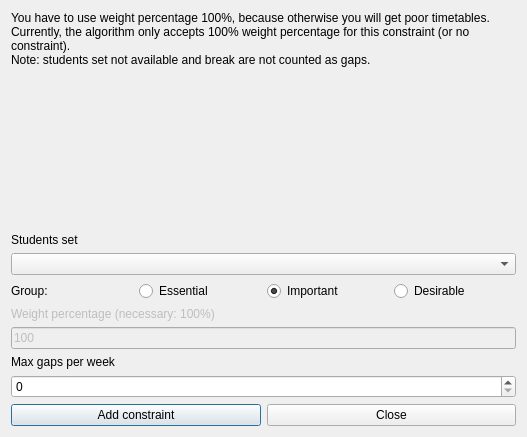
<?xml version="1.0" encoding="UTF-8"?>
<ui version="4.0">
 <class>AddConstraintStudentsSetMaxGapsPerWeekForm_template</class>
 <widget class="QDialog" name="AddConstraintStudentsSetMaxGapsPerWeekForm_template">
  <property name="geometry">
   <rect>
    <x>0</x>
    <y>0</y>
    <width>527</width>
    <height>437</height>
   </rect>
  </property>
  <property name="windowTitle">
   <string extracomment="This is the title of the dialog to add a new constraint of this type">Add students set max gaps per week</string>
  </property>
  <layout class="QVBoxLayout" name="verticalLayout">
   <item>
    <widget class="QLabel" name="weightTextLabel_2">
     <property name="sizePolicy">
      <sizepolicy hsizetype="Minimum" vsizetype="Minimum">
       <horstretch>0</horstretch>
       <verstretch>0</verstretch>
      </sizepolicy>
     </property>
     <property name="frameShape">
      <enum>QFrame::NoFrame</enum>
     </property>
     <property name="frameShadow">
      <enum>QFrame::Plain</enum>
     </property>
     <property name="text">
      <string>You have to use weight percentage 100%, because otherwise you will get poor timetables. Currently, the algorithm only accepts 100% weight percentage for this constraint (or no constraint).
Note: students set not available and break are not counted as gaps.</string>
     </property>
     <property name="wordWrap">
      <bool>true</bool>
     </property>
    </widget>
   </item>
   <item>
    <spacer name="spacer1">
     <property name="orientation">
      <enum>Qt::Vertical</enum>
     </property>
     <property name="sizeType">
      <enum>QSizePolicy::Expanding</enum>
     </property>
     <property name="sizeHint" stdset="0">
      <size>
       <width>20</width>
       <height>40</height>
      </size>
     </property>
    </spacer>
   </item>
   <item>
    <widget class="QLabel" name="studentsTextLabel">
     <property name="frameShape">
      <enum>QFrame::NoFrame</enum>
     </property>
     <property name="frameShadow">
      <enum>QFrame::Plain</enum>
     </property>
     <property name="text">
      <string>Students set</string>
     </property>
     <property name="wordWrap">
      <bool>false</bool>
     </property>
    </widget>
   </item>
   <item>
    <widget class="QComboBox" name="studentsComboBox">
     <property name="editable">
      <bool>false</bool>
     </property>
     <property name="insertPolicy">
      <enum>QComboBox::NoInsert</enum>
     </property>
     <property name="autoCompletion">
      <bool>false</bool>
     </property>
     <property name="duplicatesEnabled">
      <bool>false</bool>
     </property>
    </widget>
   </item>
   <item>
    <layout class="QHBoxLayout" name="horizontalLayout_4">
     <item>
      <widget class="QLabel" name="groupTextLabel">
       <property name="text">
        <string>Group:</string>
       </property>
      </widget>
     </item>
     <item>
      <widget class="QRadioButton" name="essentialRadioButton">
       <property name="text">
        <string>Essential</string>
       </property>
      </widget>
     </item>
     <item>
      <widget class="QRadioButton" name="importantRadioButton">
       <property name="text">
        <string>Important</string>
       </property>
       <property name="checked">
        <bool>true</bool>
       </property>
      </widget>
     </item>
     <item>
      <widget class="QRadioButton" name="desirableRadioButton">
       <property name="text">
        <string>Desirable</string>
       </property>
      </widget>
     </item>
    </layout>
   </item>
   <item>
    <widget class="QLabel" name="weightTextLabel">
     <property name="enabled">
      <bool>false</bool>
     </property>
     <property name="frameShape">
      <enum>QFrame::NoFrame</enum>
     </property>
     <property name="frameShadow">
      <enum>QFrame::Plain</enum>
     </property>
     <property name="text">
      <string>Weight percentage (necessary: 100%)</string>
     </property>
     <property name="wordWrap">
      <bool>false</bool>
     </property>
    </widget>
   </item>
   <item>
    <widget class="QLineEdit" name="weightLineEdit">
     <property name="enabled">
      <bool>false</bool>
     </property>
     <property name="text">
      <string notr="true">100</string>
     </property>
    </widget>
   </item>
   <item>
    <widget class="QLabel" name="textLabel1">
     <property name="text">
      <string>Max gaps per week</string>
     </property>
     <property name="wordWrap">
      <bool>false</bool>
     </property>
    </widget>
   </item>
   <item>
    <widget class="QSpinBox" name="maxGapsSpinBox"/>
   </item>
   <item>
    <layout class="QHBoxLayout">
     <item>
      <widget class="QPushButton" name="addConstraintPushButton">
       <property name="text">
        <string>Add constraint</string>
       </property>
      </widget>
     </item>
     <item>
      <widget class="QPushButton" name="closePushButton">
       <property name="text">
        <string>Close</string>
       </property>
      </widget>
     </item>
    </layout>
   </item>
  </layout>
 </widget>
 <layoutdefault spacing="6" margin="11"/>
 <resources/>
 <connections/>
</ui>
